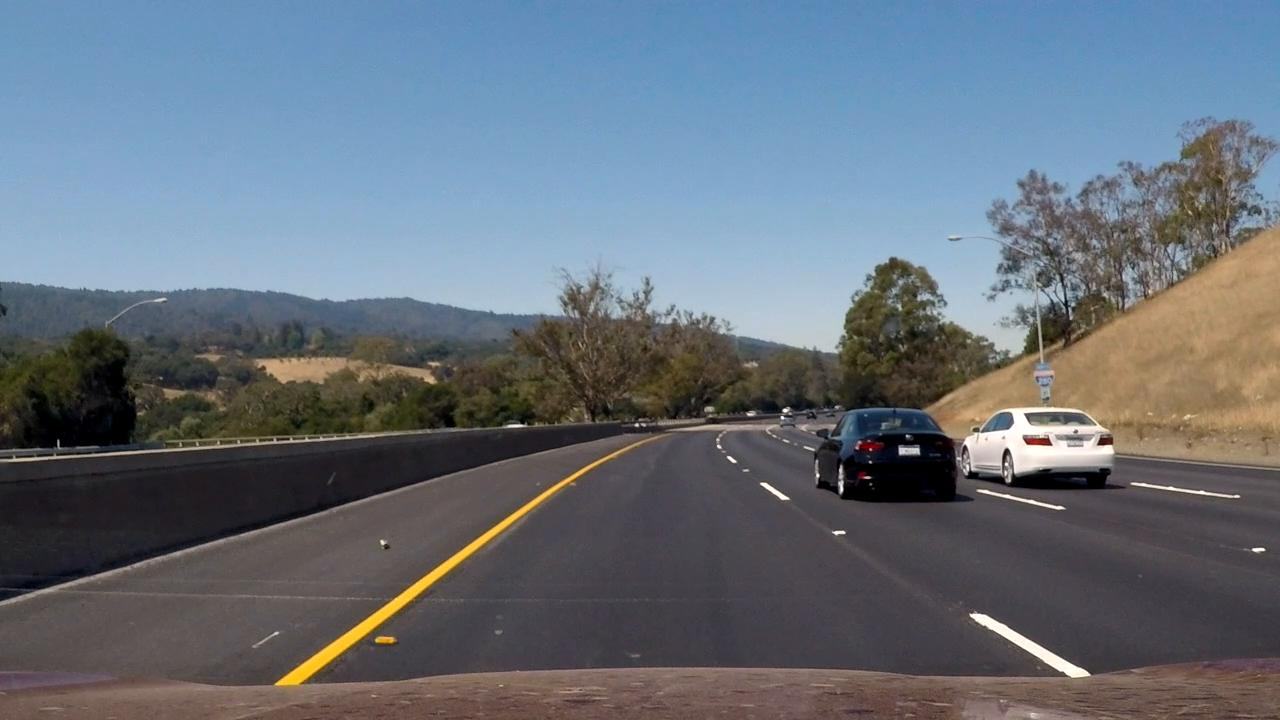
#> input picture test_images/challenge/1.jpg, 1280 x 720 px
$ python -i test.py   (imports and definitions only)
#> lines starting #> are read from the running program, lines starting #| are printed output that depends on the picture; after the words box and inside, x2 and y2 are one past the last pixel; in counts of white or black regions, pixels touching at a corner belong together

import matplotlib.pyplot as plt
import matplotlib.image as mpimg
import numpy as np
import cv2

import os

import math

def grayscale(img):
    """Applies the Grayscale transform
    This will return an image with only one color channel
    but NOTE: to see the returned image as grayscale
    (assuming your grayscaled image is called 'gray')
    you should call plt.imshow(gray, cmap='gray')"""
    return cv2.cvtColor(img, cv2.COLOR_RGB2GRAY)
    # Or use BGR2GRAY if you read an image with cv2.imread()
    # return cv2.cvtColor(img, cv2.COLOR_BGR2GRAY)

def canny(img, low_threshold, high_threshold):
    """Applies the Canny transform"""
    return cv2.Canny(img, low_threshold, high_threshold)

def gaussian_blur(img, kernel_size):
    """Applies a Gaussian Noise kernel"""
    return cv2.GaussianBlur(img, (kernel_size, kernel_size), 0)

def region_of_interest(img, vertices):
    """
    Applies an image mask.

    Only keeps the region of the image defined by the polygon
    formed from `vertices`. The rest of the image is set to black.
    `vertices` should be a numpy array of integer points.
    """
    #defining a blank mask to start with
    mask = np.zeros_like(img)

    #defining a 3 channel or 1 channel color to fill the mask with depending on the input image
    if len(img.shape) > 2:
        channel_count = img.shape[2]  # i.e. 3 or 4 depending on your image
        ignore_mask_color = (255,) * channel_count
    else:
        ignore_mask_color = 255

    #filling pixels inside the polygon defined by "vertices" with the fill color
    cv2.fillPoly(mask, vertices, ignore_mask_color)

    #returning the image only where mask pixels are nonzero
    masked_image = cv2.bitwise_and(img, mask)
    return masked_image


def draw_lines(img, lines, color=[255, 0, 0], thickness=6):
    """
    NOTE: this is the function you might want to use as a starting point once you want to
    average/extrapolate the line segments you detect to map out the full
    extent of the lane (going from the result shown in raw-lines-example.mp4
    to that shown in P1_example.mp4).

    Think about things like separating line segments by their
    slope ((y2-y1)/(x2-x1)) to decide which segments are part of the left
    line vs. the right line.  Then, you can average the position of each of
    the lines and extrapolate to the top and bottom of the lane.

    This function draws `lines` with `color` and `thickness`.
    Lines are drawn on the image inplace (mutates the image).
    If you want to make the lines semi-transparent, think about combining
    this function with the weighted_img() function below
    """
    for line in lines:
        for x1,y1,x2,y2 in line:
            if x2-x1 == 0:
                continue
            k = (y2-y1)/(x2-x1)
            if abs(k) < k_threshold_low:
                continue
                # print("exclude line k: ", k, "line: ", line)
            else:
                cv2.line(img, (x1, y1), (x2, y2), color, thickness)
    # check for the line drawing on
#     left = []
#     right = []
#     for line in lines:
#         for x1,y1,x2,y2 in line:
#             if (x2-x1) == 0: # horizental line, exclude
#               pass
#             else:
#               k = (y2-y1)/(x2-x1)
#               if (y2-y1)/(x2-x1)< 0:  # note in the img coordinate, the k < 0 is left
#                   left.append((x1,y1,x2,y2,k))
#               else:
#                   right.append((x1,y1,x2,y2,k))
#     # print(left)

#     # for line in left:
#     #     print(line)
#     #     print(type(line))

#     #     x1,y1,x2,y2,k = line
#     #     cv2.line(img,(x1,y1),(x2,y2), (0,255,0),2)


# [65 lines left out: functions draw_lines_extrapolate, lines_check, line_fit, not called in this run]


def hough_lines(img, rho, theta, threshold, min_line_len, max_line_gap):
    """
    `img` should be the output of a Canny transform.

    Returns an image with hough lines drawn.
    """
    lines = cv2.HoughLinesP(img, rho, theta, threshold, np.array([]), minLineLength=min_line_len, maxLineGap=max_line_gap)
    line_img = np.zeros((img.shape[0], img.shape[1], 3), dtype=np.uint8)
    draw_lines(line_img, lines)
    # draw_lines_extrapolate(line_img, lines)
    return line_img

# Python 3 has support for cool math symbols.

def weighted_img(img, initial_img, α=0.8, β=1., γ=0.):
    """
    `img` is the output of the hough_lines(), An image with lines drawn on it.
    Should be a blank image (all black) with lines drawn on it.

    `initial_img` should be the image before any processing.

    The result image is computed as follows:

    initial_img * α + img * β + γ
    NOTE: initial_img and img must be the same shape!
    """
    return cv2.addWeighted(initial_img, α, img, β, γ)

def HSV_mask(img, threshold):
    HSV = cv2.cvtColor(img, cv2.COLOR_RGB2HSV)
    mask = cv2.inRange(HSV, threshold[0], threshold[1])
    return mask

# TODO: Build your pipeline that will draw lane lines on the test_images
# then save them to the test_images_output directory.


# [56 lines left out: function test_img, not called in this run]

def img_lane_detect(img):
	"""
	This function is used to package the lane detect pipline, all the paramter should set/ajust out of this function.
	"""
	white_mask = HSV_mask(img, white_threshold)
	yellow_mask = HSV_mask(img, yellow_threshold)
	color_mask = white_mask | yellow_mask

	img_gray = grayscale(img)
	blur_gray = gaussian_blur(img, kernel_size)
	edges = canny(blur_gray, low_threshold, high_threshold)
	masked_edges = region_of_interest(edges, vertices)
	masked_edges[color_mask==0] = 0 # apply color mask
	lined_edges = hough_lines(masked_edges, rho, theta, threshold, min_line_len, max_line_gap)
	masked_lined_edges = region_of_interest(lined_edges, vertices)

	return weighted_img(masked_lined_edges, img, α=0.8, β=1., γ=0.)


# [22 lines left out: function test_images, not called in this run]

#################################################################################################
# set the paramters
kernel_size = 5 # paramter for guassian_blur

low_threshold = 50 # paramter for edge finding
high_threshold = 150

# paramter for image masking
imshape = [540,960]
vertices = np.array([[(80, imshape[0]),(410,330),(550,330),(900, imshape[0])]],dtype=np.int32)

# parameter for hough function
rho = 1 # angular resolution in pixels of the Hough grid
theta = np.pi/180 # angular resolution in radians of the Hough grid
threshold = 15 # minimum number of pixels making up a line
min_line_len = 40 # minumum number of pixels making up a line
max_line_gap = 20 # maximum gap in pixels making up a line

k_threshold_low = 0.5   # used to exclude the horizental line
k_threshold_high = 100  # setted not adjusted
k_diff_threshold = 0.1  # in lines check, to sorted out the lines which's slope is different with others

# parameter for color mask HSV value
white_threshold = ((60,0,130),(180,50,255))
yellow_threshold = ((10,60,0),(30,255,255))

#################################################################################################

# test_img("test_images/solidWhiteRight.jpg")

# [1 line not run here, left out]

>>> import cv2
>>> picture = cv2.cvtColor(cv2.imread('test_images/challenge/1.jpg'), cv2.COLOR_BGR2RGB)
>>> result = img_lane_detect(picture)
#> in HSV_mask, `mask = cv2.inRange(HSV, threshold[0], threshold[1])`:
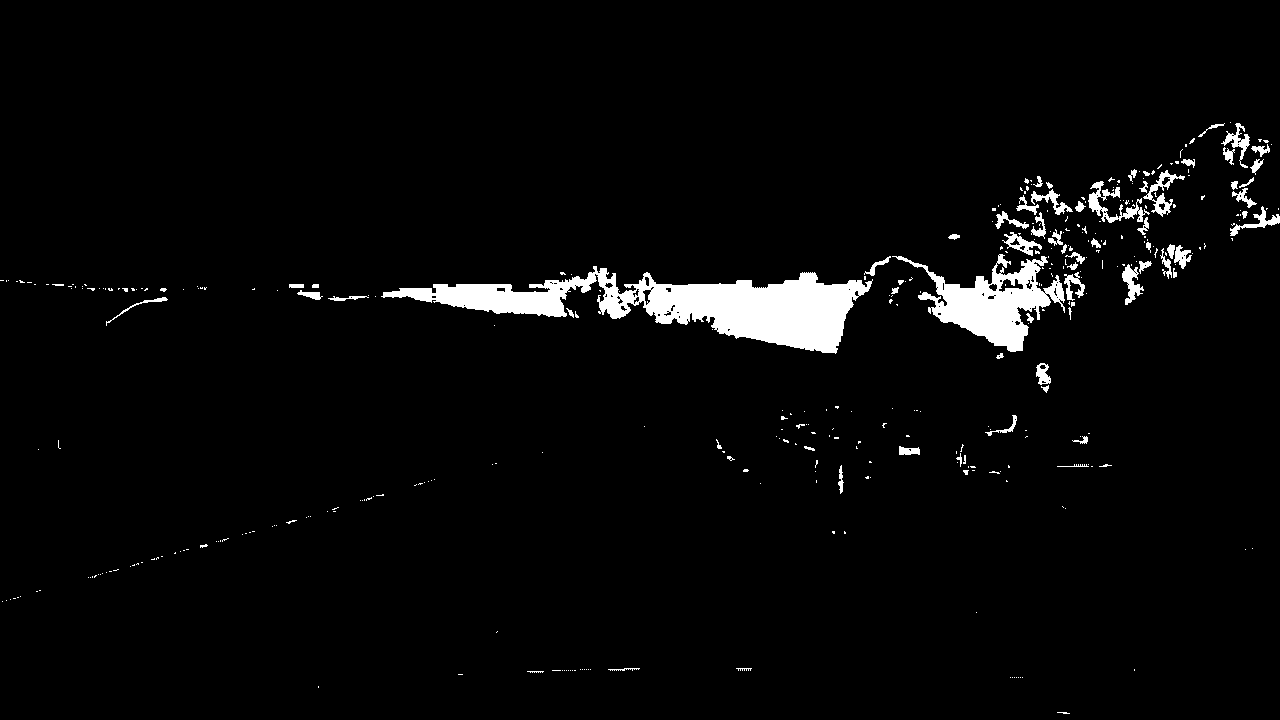
#> mask: shape (720, 1280); 3.4% white; 385 white regions (313 under 20 px), largest, box (x1, y1, x2, y2) and area: (381, 266, 873, 354) 16321, (892, 254, 1065, 352) 6380, (1088, 181, 1150, 223) 765
#> in gaussian_blur, `return cv2.GaussianBlur(img, (kernel_size, kernel_size), 0)`:
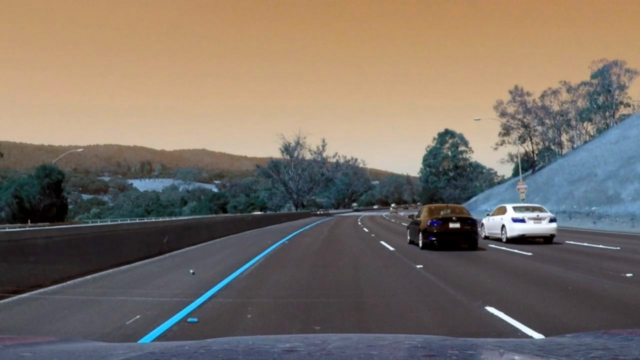
#> returned value: shape (720, 1280, 3) (shown at 1/2 size); mean of channels 0, 1, 2 102.7, 112.1, 122.6; drawn as B, G, R
#> in img_lane_detect, `masked_edges[color_mask==0] = 0`:
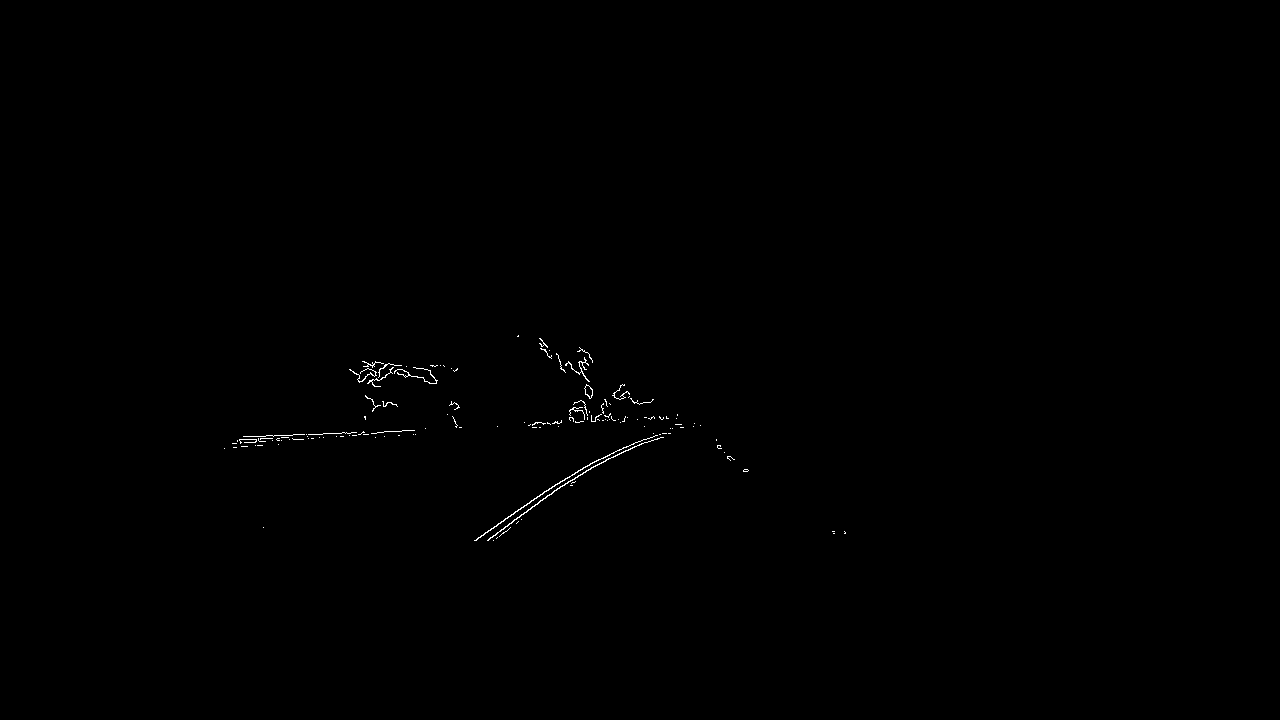
#> masked_edges: shape (720, 1280); 0.22% white in thin lines or dots, all inside (x1, y1, x2, y2) = (224, 335, 846, 541)
#> in hough_lines, `lines = cv2.HoughLinesP(img, rho, theta, threshold, np.array([]), minL..`: lines = 32 rows, first 6: [505, 518, 590, 463], [487, 540, 570, 480], [530, 424, 624, 419], [244, 436, 401, 431], [555, 484, 665, 433], [534, 423, 625, 416]
#> the loop in draw_lines, `for line in lines:` made 32 passes
#> in weighted_img, `return cv2.addWeighted(initial_img, α, img, β, γ)`:
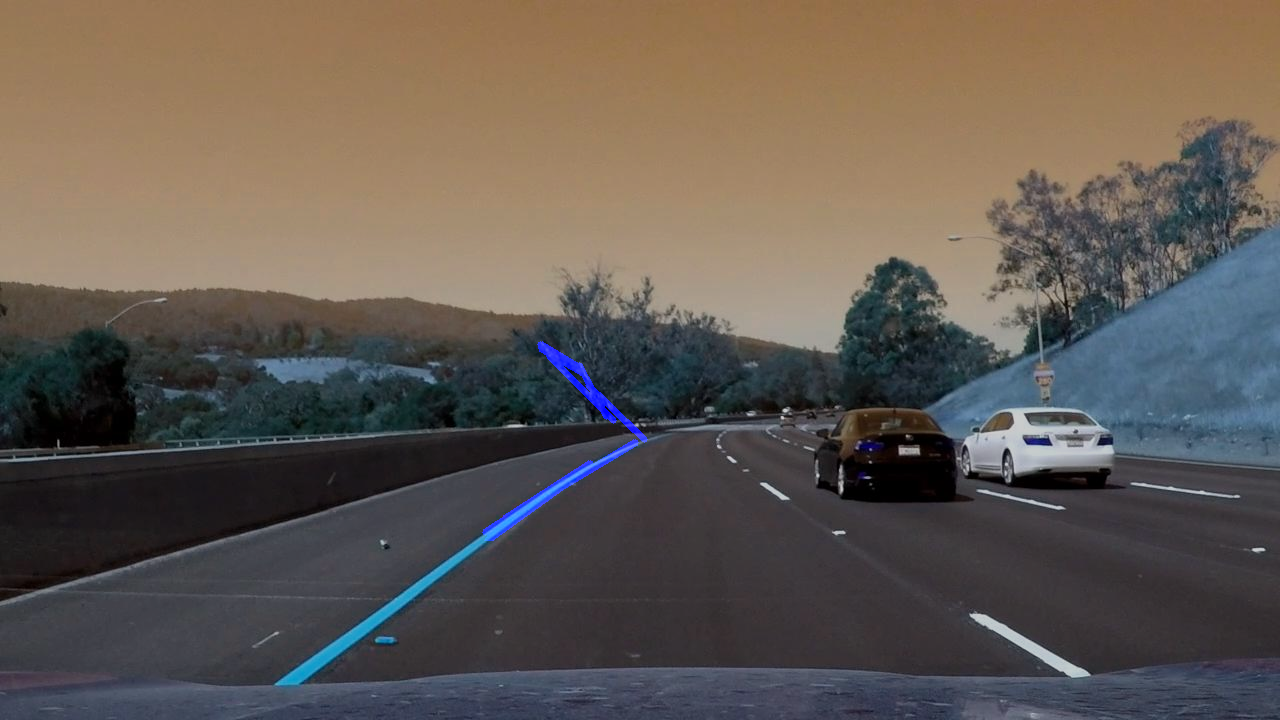
#> returned value: shape (720, 1280, 3); mean of channels 0, 1, 2 82.9, 89.7, 98; drawn as B, G, R

$ run again, on test_images/challenge/3.7.jpg
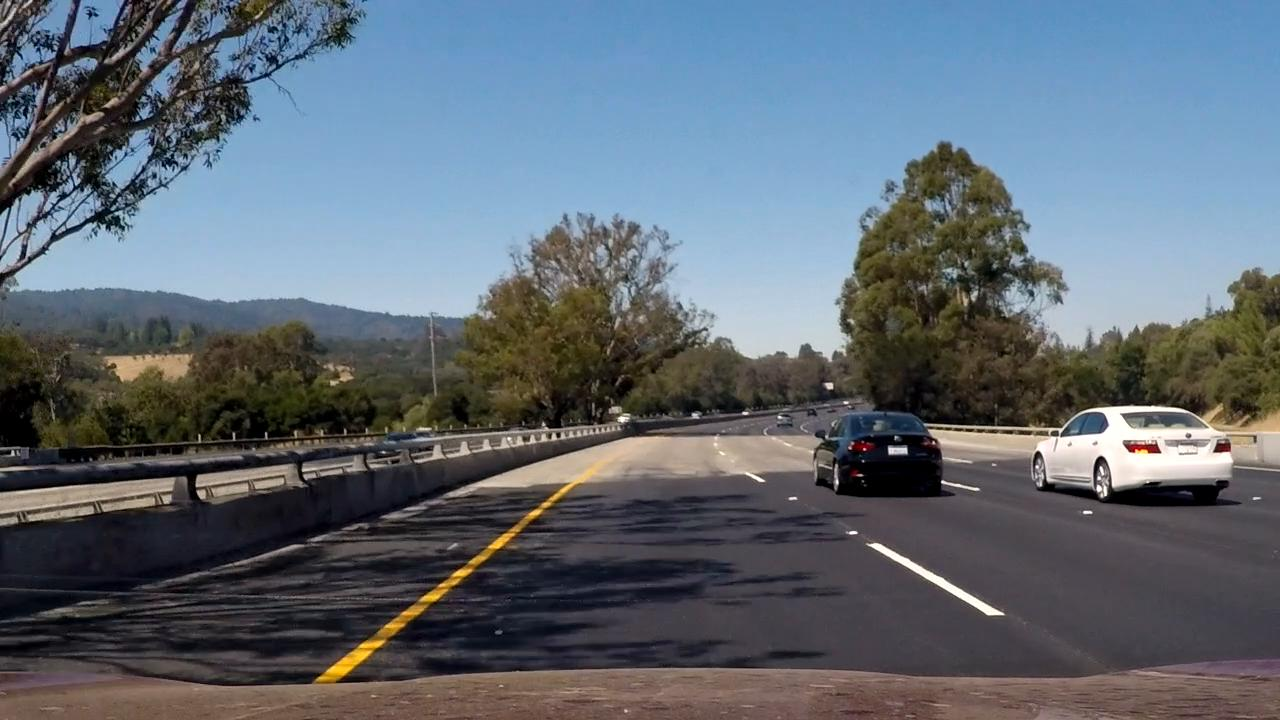
#> input picture test_images/challenge/3.7.jpg, 1280 x 720 px
#> HSV: shape (720, 1280, 3); mean H, S, V 85.5, 76.2, 123.9
#> color_mask: shape (720, 1280); 19.7% white; 1194 white regions (985 under 20 px), largest, box (x1, y1, x2, y2) and area: (0, 278, 744, 456) 57251, (830, 197, 1280, 448) 44576, (0, 445, 632, 720) 22919
#> masked_image: shape (720, 1280); 0.8% white in thin lines or dots, all inside (x1, y1, x2, y2) = (130, 330, 858, 541)
#> in img_lane_detect, `masked_edges[color_mask==0] = 0`:
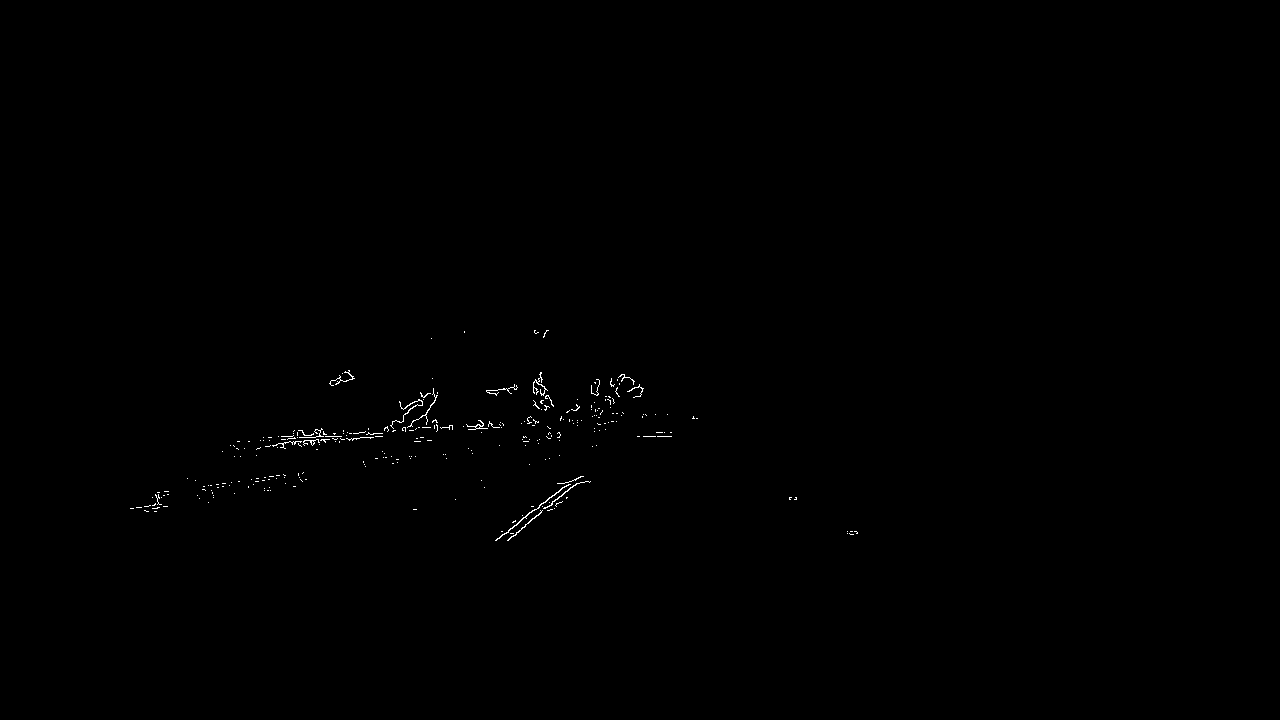
#> masked_edges: shape (720, 1280); 0.22% white in thin lines or dots, all inside (x1, y1, x2, y2) = (130, 330, 858, 541)
#> lines = 34 rows, first 6: [278, 443, 341, 436], [260, 447, 333, 438], [437, 430, 502, 423], [508, 540, 576, 483], [492, 393, 541, 377], [271, 437, 489, 422]
#> the loop in draw_lines, `for line in lines:` made 34 passes
#> masked_image: shape (720, 1280, 3)
#> in weighted_img, `return cv2.addWeighted(initial_img, α, img, β, γ)`:
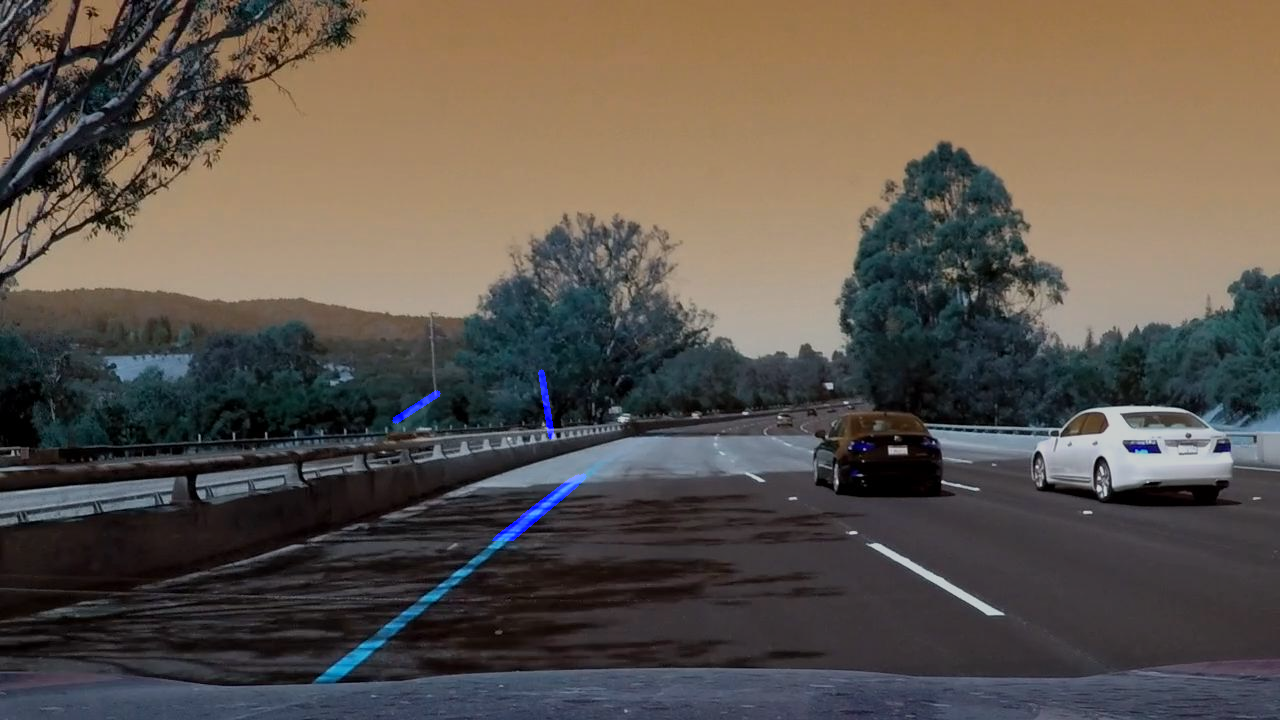
#> returned value: shape (720, 1280, 3); mean of channels 0, 1, 2 77, 84.4, 92.2; drawn as B, G, R
